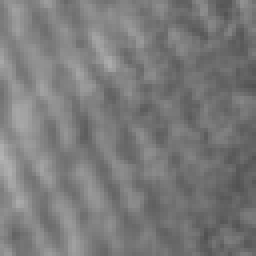
#> input picture 8001.denoise/cropped_64x64/223_48_1.png, 64 x 64 px (shown 4 times larger)
$ jupyter execute 8001.2000.median_filter.ipynb
#> lines starting #> are read from the running program, lines starting #| are printed output that depends on the picture
[cell 1]
# この部分はGPT4oの出力では無い。
import os

IMAGE_DIR = "image_executed"
SOURCE_IMG_DIR = "cropped_64x64"
# SOURCE_IMG_DIR = "cropped_64x64_permil10"
img_filename = os.path.join(SOURCE_IMG_DIR, "223_48_1.png")

[cell 2]
from PIL import Image
import numpy as np
import matplotlib.pyplot as plt
from scipy.ndimage import median_filter

def plot_histograms(img, denoised_img, epoch):
    import os
    os.makedirs(IMAGE_DIR, exist_ok=True)
    fig, ax = plt.subplots(1, 1, figsize=(5, 5))
    ax.hist(img.flatten(), bins=50, color='blue', alpha=0.7, label='Original', density=True)
    ax.hist(denoised_img.flatten(), bins=50, color='red', alpha=0.7, label='Denoised', density=True)
    ax.set_title(f'Epoch {epoch+1}: Pixel Value Distribution')
    ax.legend()
    plt.savefig(os.path.join(IMAGE_DIR, f"median_filtered.png"))
    plt.show()

def add_noise_and_display(img_filename, ratio):
    # 画像を読み込む
#> called with img_filename = 'cropped_64x64/223_48_1.png', ratio = 0.01
    img = Image.open(img_filename).convert('L')
    img_array = np.array(img)

    # 画像の次元サイズを取得
    height, width = img_array.shape
#> height = 64; width = 64

    # ノイズを付加するピクセル数を計算
    num_noisy_pixels = int(height * width * ratio)
#> num_noisy_pixels = 40

    # ランダムなピクセル位置を生成
    noisy_indices = np.random.choice(height * width, num_noisy_pixels, replace=False)

    # 元の画像を平坦化
    flat_img = img_array.flatten()
#> flat_img = 4096 values, max 179 at index 2496, min 82 at index 1407, mean 122

    # ノイズを追加
    flat_img[noisy_indices] = np.random.choice([0, 255], num_noisy_pixels)

    # 改めて画像の形状に戻す
    noised_img_array = flat_img.reshape(height, width)

    # メディアンフィルタを適用してノイズを除去
    denoised_img_array = median_filter(noised_img_array, size=3)

    # 画像を並べて表示
    fig, axes = plt.subplots(1, 3, figsize=(15, 5))
    axes[0].imshow(img_array, cmap='gray')
    axes[0].set_title('Original Image')
    axes[0].axis('off')

    axes[1].imshow(noised_img_array, cmap='gray')
    axes[1].set_title('Noised Image')
    axes[1].axis('off')

    axes[2].imshow(denoised_img_array, cmap='gray')
    axes[2].set_title('Denoised Image')
    axes[2].axis('off')

    plt.show()
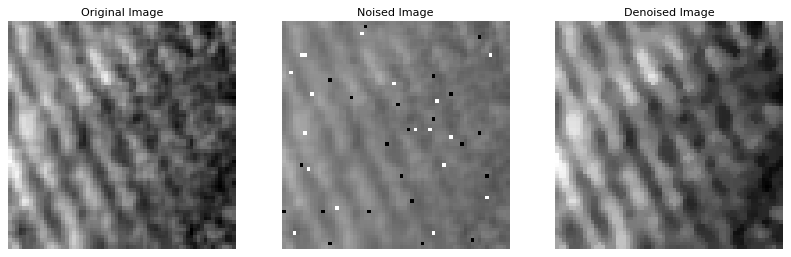
#> figure drawn by matplotlib, 3 panels

    plot_histograms(noised_img_array, denoised_img_array, 0)
#> in plot_histograms, `plt.savefig(os.path.join(IMAGE_DIR, f"median_filtered.png"))`:
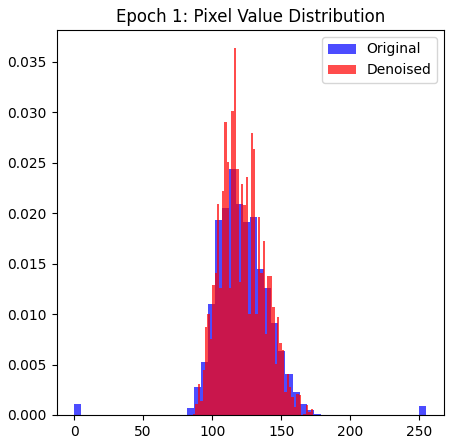
#> figure drawn by matplotlib, 1 panel; tallest bar 0.0244 high, from x = 112.2 to 117.3; tallest bar 0.0363 high, from x = 115.6 to 117.3

    print("Images displayed.")

# 使用例
ratio = 0.01  # 10%のピクセルにノイズを追加

add_noise_and_display(img_filename, ratio)

$ run again, with 8001.denoise/cropped_64x64/223_48_11.png copied over 8001.denoise/cropped_64x64/223_48_1.png
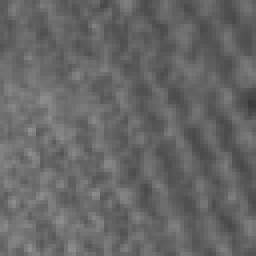
#> input picture 8001.denoise/cropped_64x64/223_48_11.png, 64 x 64 px (shown 4 times larger)
#> flat_img = 4096 values, max 145 at index 3975, min 58 at index 1662, mean 102
#> in add_noise_and_display, `plt.show()`:
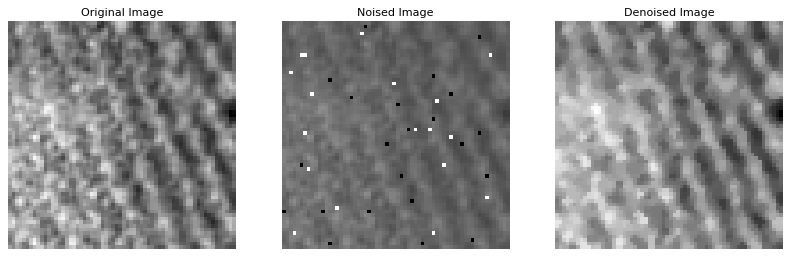
#> figure drawn by matplotlib, 3 panels
#> in plot_histograms, `plt.savefig(os.path.join(IMAGE_DIR, f"median_filtered.png"))`:
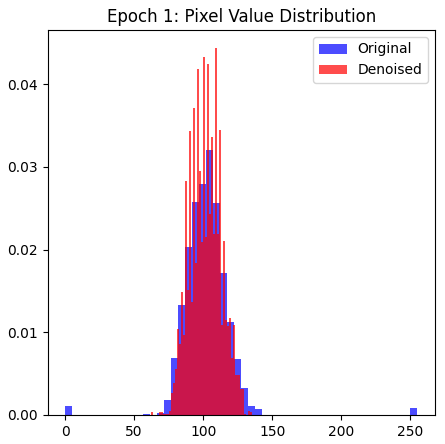
#> figure drawn by matplotlib, 1 panel; tallest bar 0.0321 high, from x = 102 to 107.1; tallest bar 0.0443 high, from x = 108.7 to 110.2

$ run again, with 8001.denoise/cropped_64x64/223_48_12.png copied over 8001.denoise/cropped_64x64/223_48_1.png
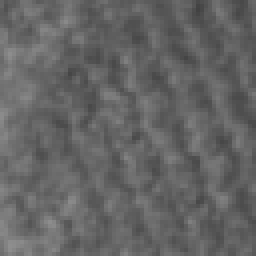
#> input picture 8001.denoise/cropped_64x64/223_48_12.png, 64 x 64 px (shown 4 times larger)
#> flat_img = 4096 values, max 142 at index 3906, min 66 at index 177, mean 100.2
#> in add_noise_and_display, `plt.show()`:
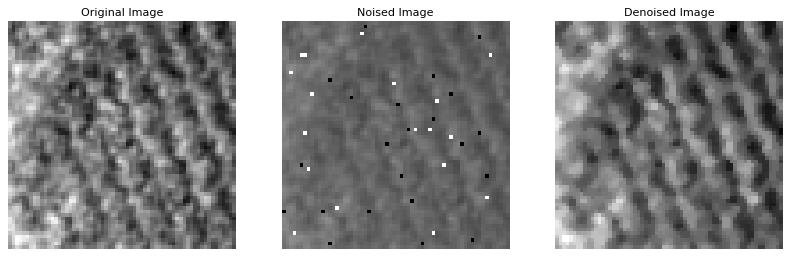
#> figure drawn by matplotlib, 3 panels
#> in plot_histograms, `plt.savefig(os.path.join(IMAGE_DIR, f"median_filtered.png"))`:
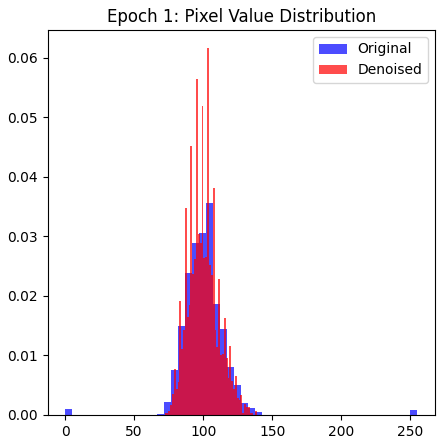
#> figure drawn by matplotlib, 1 panel; tallest bar 0.0357 high, from x = 102 to 107.1; tallest bar 0.0616 high, from x = 102.8 to 104.2
